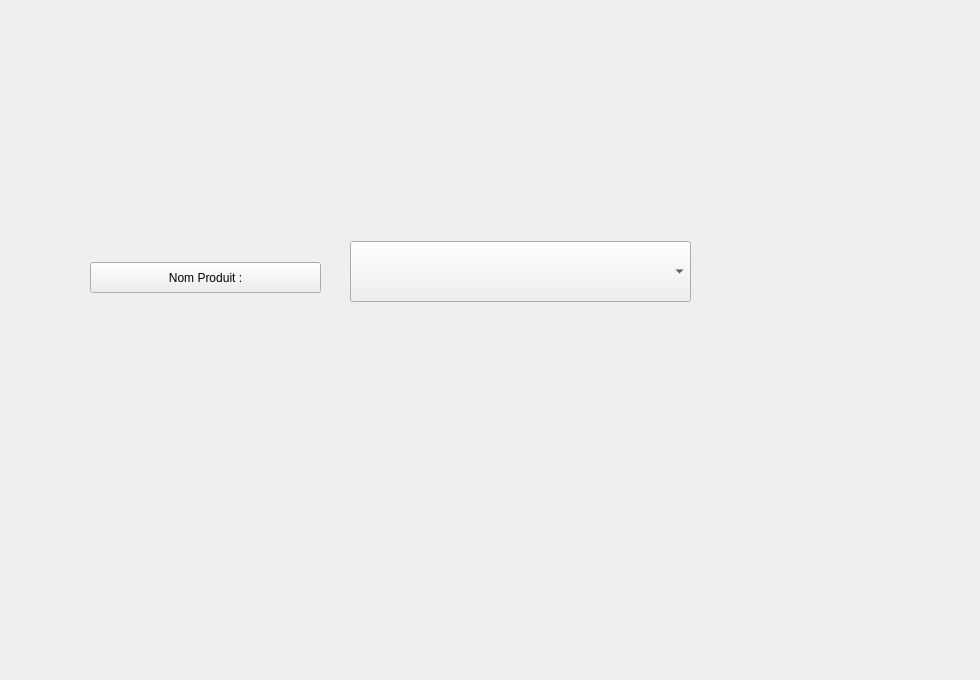
     <widget class="QWidget" name="page2">
      <property name="styleSheet">
       <string notr="true">background-image:url(:/ajout-mod-rayon)


</string>
      </property>
      <widget class="QLineEdit" name="idR">
       <property name="geometry">
        <rect>
         <x>360</x>
         <y>140</y>
         <width>331</width>
         <height>31</height>
        </rect>
       </property>
       <property name="styleSheet">
        <string notr="true">background:transparent;
border:none;
</string>
       </property>
      </widget>
      <widget class="QLineEdit" name="etat">
       <property name="geometry">
        <rect>
         <x>360</x>
         <y>380</y>
         <width>331</width>
         <height>31</height>
        </rect>
       </property>
       <property name="styleSheet">
        <string notr="true">background:transparent;
border:none;
</string>
       </property>
      </widget>
      <widget class="QPushButton" name="doneR">
       <property name="geometry">
        <rect>
         <x>770</x>
         <y>620</y>
         <width>81</width>
         <height>51</height>
        </rect>
       </property>
       <property name="styleSheet">
        <string notr="true">background:transparent;
border:none;
</string>
       </property>
       <property name="text">
        <string/>
       </property>
      </widget>
      <widget class="QPushButton" name="PrecRA">
       <property name="geometry">
        <rect>
         <x>890</x>
         <y>620</y>
         <width>81</width>
         <height>51</height>
        </rect>
       </property>
       <property name="styleSheet">
        <string notr="true">background:transparent;
border:none;
</string>
       </property>
       <property name="text">
        <string/>
       </property>
      </widget>
      <widget class="QComboBox" name="nomPR">
       <property name="geometry">
        <rect>
         <x>350</x>
         <y>241</y>
         <width>341</width>
         <height>61</height>
        </rect>
       </property>
      </widget>
      <widget class="QPushButton" name="nomproduitB">
       <property name="geometry">
        <rect>
         <x>90</x>
         <y>262</y>
         <width>231</width>
         <height>31</height>
        </rect>
       </property>
       <property name="text">
        <string>Nom Produit :</string>
       </property>
      </widget>
     </widget>
